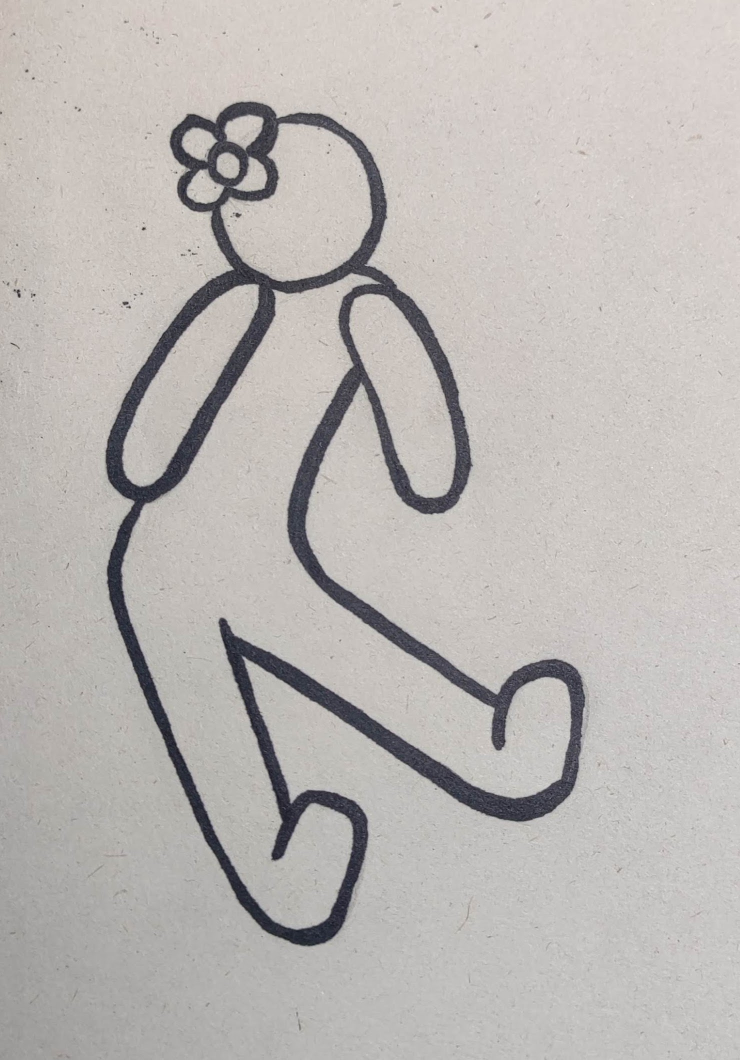
#> input picture DrawingsFolder/Input/flower.jpg, 1480 x 2119 px, found by its file name (shown at 1/2 size); the run also reads 1 picture not shown here
$ python AddBlackBackgroundDrawings.py
#> lines starting #> are read from the running program, lines starting #| are printed output that depends on the picture
import numpy as np
import os
import cv2

def resizeImage(drawing, dimensions):
    #print('h, w: ' + str(dimensions[0]) + ' ' + str(dimensions[1]))
    resizeDrawing = cv2.resize(drawing, dimensions, interpolation=cv2.INTER_LINEAR)

    if drawing.shape[0] < drawing.shape[1]:
        resizeDrawing = cv2.rotate(resizeDrawing, cv2.ROTATE_90_CLOCKWISE)

    #cv2.imshow("Resized image", resizeDrawing) # show resize image

    return resizeDrawing

def addBlackBackground(drawing, background):
    drawingHeigth = drawing.shape[0]
    drawingWidth = drawing.shape[1]

    backgroundHeigth = background.shape[0]
    backgroundWidth = background.shape[1]

    # compute xoff and yoff for placement of upper left corner of resized image
    yoff = round((backgroundHeigth-drawingHeigth)/2)
    xoff = round((backgroundWidth-drawingWidth)/2)

    # use numpy indexing to place the resized image in the center of background image
    result = background.copy()

    #print('h, w: ' + str(result.shape[0]) + ' ' + str(result.shape[1]))

    result[yoff:yoff+drawingHeigth, xoff:xoff+drawingWidth] = drawing

    #cv2.imshow('CENTERED', result) # show result image

    return result

# Main code itself
background = cv2.imread("C:/Users/alvaro.lopez/Downloads/DrawingsFolder/Background.jpeg",cv2.IMREAD_UNCHANGED)
inputPath = 'C:/Users/alvaro.lopez/Downloads/DrawingsFolder/Input/'
outputPath = 'C:/Users/alvaro.lopez/Downloads/DrawingsFolder/Output/'
inputImagesURL = os.listdir(inputPath)
maxSize = 680

os.chdir(outputPath)

for i in inputImagesURL:
    drawing = cv2.imread(inputPath + i, cv2.IMREAD_UNCHANGED)
#> drawing is the input picture: shape (2119, 1480, 3); mean B, G, R 180.4, 183.2, 187.2

    print('h, w: ' + str(drawing.shape[0]) + ' ' + str(drawing.shape[1]))
#| h, w: 2119 1480

    if drawing.shape[0] > drawing.shape[1]:
        height = drawing.shape[0]
#> height = 2119
        width = drawing.shape[1]
#> width = 1480

        ratio = maxSize / width
#> ratio = 0.459
        minSize = int(height * ratio)
#> minSize = 973
    else:
        print('is entering else')
        width = drawing.shape[0]
        height = drawing.shape[1]

        ratio = maxSize / height
        minSize = int(width * ratio)

    print('maxSize, minSize: ' + str(maxSize) + ' ' + str(minSize))
#| maxSize, minSize: 680 973

    dimensions = (maxSize, minSize)
#> dimensions = (680, 973)

    resizeDrawing = resizeImage(drawing, dimensions)
#> in resizeImage, `resizeDrawing = cv2.resize(drawing, dimensions, interpolation=cv2.INTE..`:
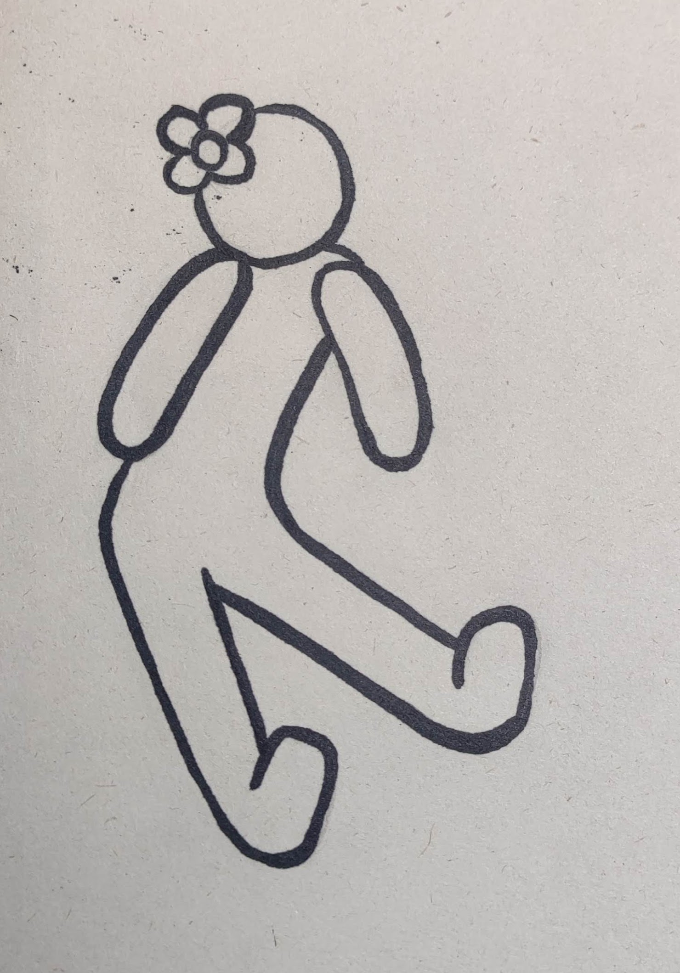
#> resizeDrawing: shape (973, 680, 3); mean B, G, R 180.3, 183.1, 187.1
    resultImage = addBlackBackground(resizeDrawing, background)
#> in addBlackBackground, `result[yoff:yoff+drawingHeigth, xoff:xoff+drawingWidth] = drawing`:
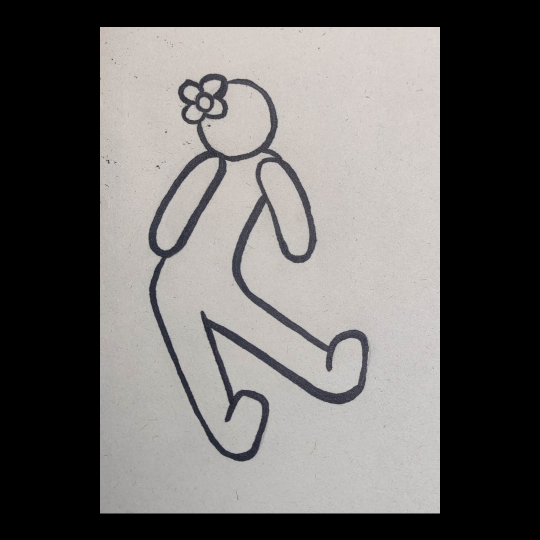
#> result: shape (1080, 1080, 3) (shown at 1/2 size); mean B, G, R 102.3, 103.9, 106.1
    cv2.imwrite("drawing-" + i, resultImage) # Save final drawings

cv2.waitKey(0)
cv2.destroyAllWindows()
